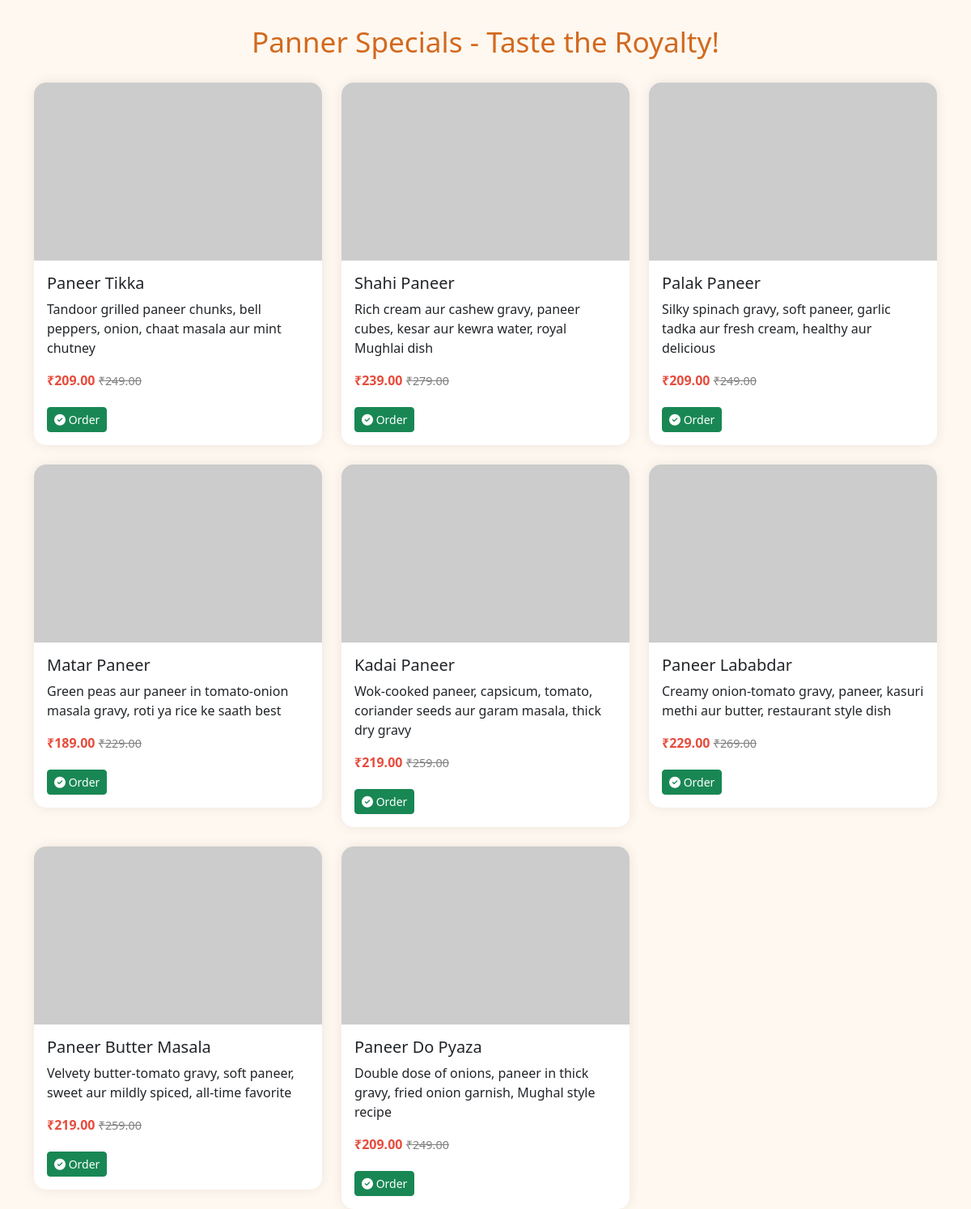
The app's page /panner.php with its own data.
### tables this page shows
CREATE TABLE IF NOT EXISTS `biryanis` (
    `id`          INT(11) NOT NULL AUTO_INCREMENT,
    `food_name`   VARCHAR(200) NOT NULL,
    `image`       VARCHAR(300) DEFAULT NULL,
    `description` TEXT DEFAULT NULL,
    `price`       DECIMAL(10,2) NOT NULL DEFAULT 0.00,
    `offer_price` DECIMAL(10,2) DEFAULT 0.00,
    `category`    VARCHAR(100) DEFAULT 'biryani',
    `created_at`  TIMESTAMP DEFAULT CURRENT_TIMESTAMP,
    PRIMARY KEY (`id`)
);

### panner.php (the view, shortened to what this page needs)
<?php
$conn = mysqli_connect("localhost", "root", "", "fooddb");
$sql = "SELECT * FROM biryanis WHERE category='panner'";
$result = mysqli_query($conn, $sql);
?>
<!DOCTYPE html>
<html lang="en">
<head>
  <link href="https://cdn.jsdelivr.net/npm/bootstrap@5.3.3/dist/css/bootstrap.min.css" rel="stylesheet">
  <link rel="stylesheet" href="https://cdnjs.cloudflare.com/ajax/libs/font-awesome/6.5.0/css/all.min.css">
</head>
<body>
<div class="container">
  <h2 class="heading"> Panner Specials - Taste the Royalty!</h2>
  <div class="row g-4">
    <?php while($row = mysqli_fetch_assoc($result)): ?>
      <div class="col-md-4 col-sm-6">
        <div class="card">
          <img src="<?= htmlspecialchars($row['image']); ?>" alt="<?= htmlspecialchars($row['food_name']); ?>" class="food-img">
          <div class="card-body">
            <h5 class="card-title"><?= htmlspecialchars($row['food_name']); ?></h5>
            <p class="card-text"><?= htmlspecialchars($row['description']); ?></p>
            <p>
              <span class="price">₹<?= $row['offer_price']; ?></span>
              <span class="original-price">₹<?= $row['price']; ?></span>
            </p>
            <div class="btns">
              <a href="order.php?id=<?= $row['id']; ?>" class="btn btn-success btn-sm"><i class="fas fa-check-circle"></i> Order</a>
            </div>
          </div>
        </div>
      </div>
    <?php endwhile; ?>
  </div>
</div>
</body>
</html>

### panner.php (style rules this page uses)
body { background: #fff8f0; font-family: 'Segoe UI', sans-serif; }
h2.heading { text-align: center; margin: 30px 0; font-size: 2.2rem; color: #d2691e; position: relative; animation: slideUp 1s ease-out; }
.card { border: none; border-radius: 15px; box-shadow: 0 0 15px rgba(0,0,0,0.08); transition: transform 0.3s ease; overflow: hidden; }
.food-img { height: 220px; width: 100%; object-fit: cover; }
.price { color: #e74c3c; font-weight: bold; }
.original-price { text-decoration: line-through; color: grey; font-size: 0.9rem; }
.btns a { margin: 5px 5px 0 0; }

### records on screen
biryanis: food_name "Paneer Tikka", description "Tandoor grilled paneer chunks, bell peppers, onion, chaat masala aur mint chutney", offer_price "209.00", price "249.00"
biryanis: food_name "Shahi Paneer", description "Rich cream aur cashew gravy, paneer cubes, kesar aur kewra water, royal Mughlai dish", offer_price "239.00", price "279.00"
biryanis: food_name "Palak Paneer", description "Silky spinach gravy, soft paneer, garlic tadka aur fresh cream, healthy aur delicious", offer_price "209.00", price "249.00"
biryanis: food_name "Matar Paneer", description "Green peas aur paneer in tomato-onion masala gravy, roti ya rice ke saath best", offer_price "189.00", price "229.00"
biryanis: food_name "Kadai Paneer", description "Wok-cooked paneer, capsicum, tomato, coriander seeds aur garam masala, thick dry gravy", offer_price "219.00", price "259.00"
biryanis: food_name "Paneer Lababdar", description "Creamy onion-tomato gravy, paneer, kasuri methi aur butter, restaurant style dish", offer_price "229.00", price "269.00"
biryanis: food_name "Paneer Butter Masala", description "Velvety butter-tomato gravy, soft paneer, sweet aur mildly spiced, all-time favorite", offer_price "219.00", price "259.00"
biryanis: food_name "Paneer Do Pyaza", description "Double dose of onions, paneer in thick gravy, fried onion garnish, Mughal style recipe", offer_price "209.00", price "249.00"
